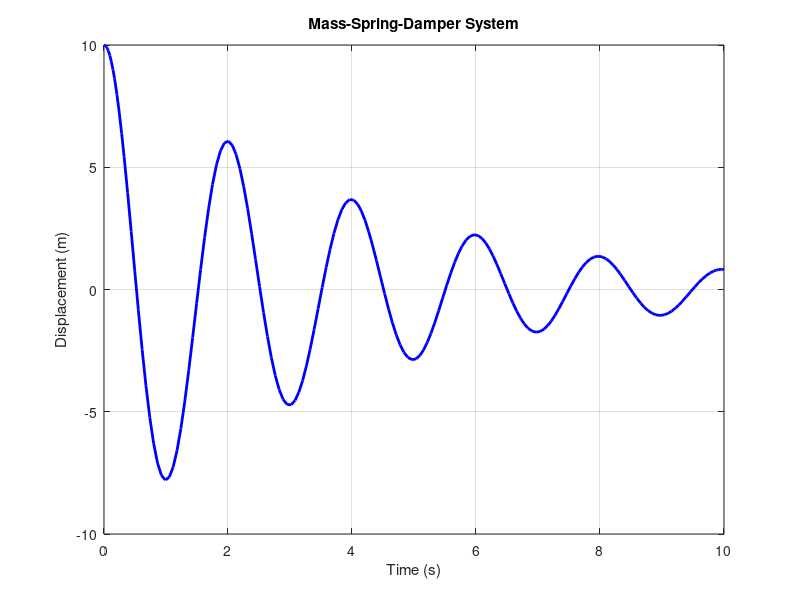

Write MATLAB code to recreate this figure.
function simulate_system()
    % 시스템 파라미터
    m = 1;      % 질량 (kg)
    k = 10;     % 스프링 상수 (N/m)
    c = 0.5;    % 감쇠 계수 (Ns/m)

    % 초기 조건
    x0 = [10; 0]; % 초기 변위 1m, 초기 속도 0m/s

    % 시간 설정
    tspan = [0 10];

    % ODE 솔버 실행
    [t, x] = ode45(@(t, x) mass_spring_damper(t, x, m, k, c), tspan, x0);

    % 결과 플로팅
    figure;
    plot(t, x(:, 1), 'b', 'LineWidth', 2);
    xlabel('Time (s)');
    ylabel('Displacement (m)');
    title('Mass-Spring-Damper System');
    grid on;
end

function dxdt = mass_spring_damper(~, x, m, k, c)
    % 상태 공간 표현
    dxdt = [x(2); (-k*x(1) - c*x(2)) / m];
end
